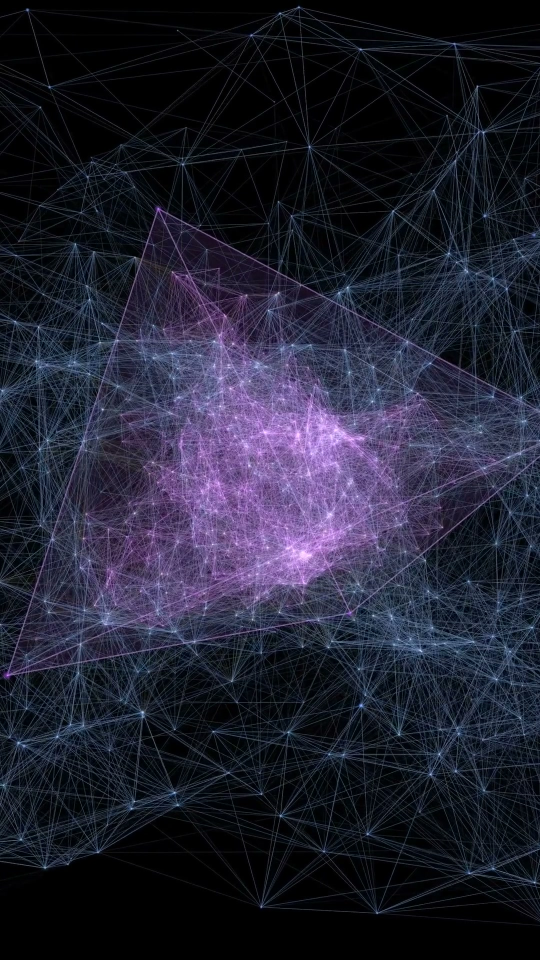
#> input picture media/gnosis/shorts/thumbnails/gnosis-clean-08s.jpg, 1080 x 1920 px, given in place of raw-clean-20s.png, which was not available (shown at 1/2 size)
$ python generate-editorial-covers.py
#> lines starting #> are read from the running program, lines starting #| are printed output that depends on the picture; pictures that were not available may be replaced by others from this repository, and a replacement may not be noted
import os
import subprocess
from PIL import Image, ImageFilter, ImageEnhance, ImageDraw, ImageFont

os.makedirs("media/gnosis/shorts/thumbnails", exist_ok=True)

# 1. Ensure we have the clean frame from 20s
raw_frame_path = "media/gnosis/shorts/thumbnails/raw-clean-20s.png"
if not os.path.exists(raw_frame_path):
    subprocess.run([
        "ffmpeg", "-ss", "00:00:20.000", "-i", "media/gnosis/shorts/gnosis-short-bg.mp4",
        "-frames:v", "1", "-pix_fmt", "rgb24", raw_frame_path, "-y"
    ], check=True, stdout=subprocess.DEVNULL, stderr=subprocess.DEVNULL)
#> (this line was passed over: subprocess is not available in this run)

fg_img = Image.open(raw_frame_path).convert("RGBA")

# Resize for 1280x720 composition
fg_center = fg_img.resize((405, 720), Image.Resampling.LANCZOS)

# Background blurred wings
bg_img = fg_img.resize((1280, 2275), Image.Resampling.LANCZOS)
crop_top = (2275 - 720) // 2
bg_cropped = bg_img.crop((0, crop_top, 1280, crop_top + 720))
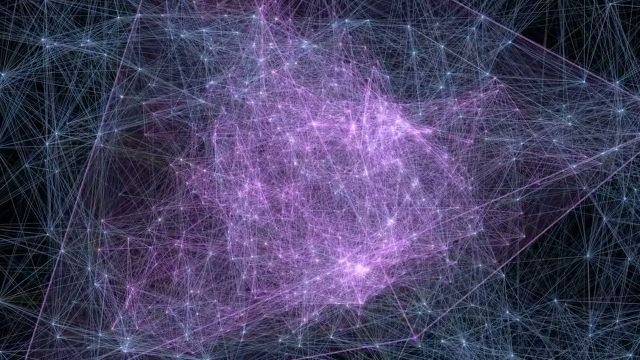
#> bg_cropped: PIL image 1280x720 RGBA (shown at 1/2 size); mean R, G, B, A 72, 66.4, 100.6, 255
bg_blurred = bg_cropped.filter(ImageFilter.GaussianBlur(radius=35))
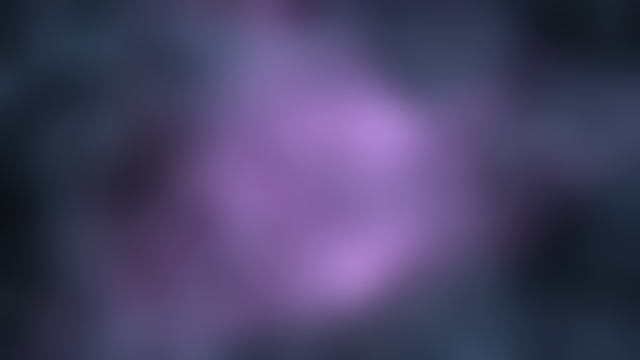
#> bg_blurred: PIL image 1280x720 RGBA (shown at 1/2 size); mean R, G, B, A 71.9, 66.2, 100.4, 255
enhancer = ImageEnhance.Brightness(bg_blurred)
bg_dark = enhancer.enhance(0.40)
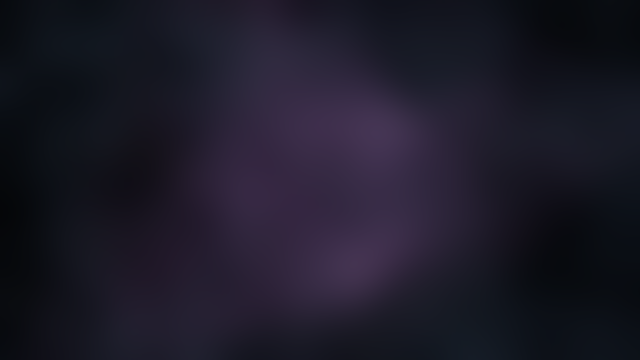
#> bg_dark: PIL image 1280x720 RGBA (shown at 1/2 size); mean R, G, B, A 28.3, 26.1, 39.7, 255

# Base composite
base_composite = bg_dark.copy()
paste_x = (1280 - 405) // 2
base_composite.paste(fg_center, (paste_x, 0))
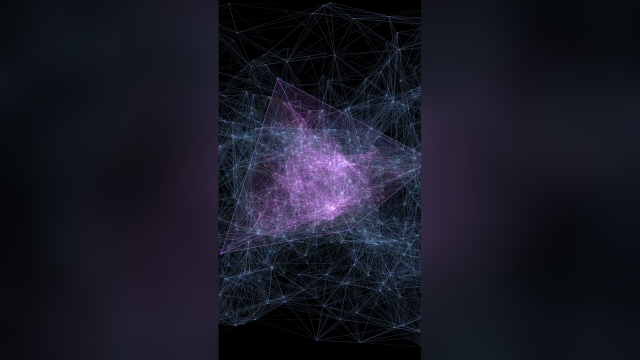
#> base_composite: PIL image 1280x720 RGBA (shown at 1/2 size); mean R, G, B, A 24.6, 25, 37, 255

# Fonts
# Try finding Outfit or Avenir or Helvetica or Arial
font_paths = [
    "/System/Library/Fonts/Supplemental/Avenir Next.ttc",
    "/System/Library/Fonts/Avenir Next.ttc",
    "/System/Library/Fonts/Supplemental/Arial Bold.ttf",
    "/System/Library/Fonts/Helvetica.ttc",
]
bold_font_path = None
for p in font_paths:
    if os.path.exists(p):
        bold_font_path = p
        break

def draw_rings(draw, cx, cy, color=(127, 212, 245, 230)):
    # 4 concentric circles
    for r in [4, 8, 12, 16]:
        draw.ellipse([cx - r, cy - r, cx + r, cy + r], outline=color, width=2)

def generate_cover(lang, badge_text, title_lines, sub_text, out_path):
#> called with lang = 'es', badge_text = '• GEOMETRÍA SAGRADA · 432 HZ', sub_text = 'INTEGRACIÓN · 432 HZ'
    img = base_composite.copy()
    overlay = Image.new("RGBA", img.size, (0, 0, 0, 0))
#> overlay: PIL image 1280x720 RGBA; every value is 0
    draw = ImageDraw.Draw(overlay)

    cx = 1280 // 2  # 640

    # 1. Brand Pill (y ~ 190)
    pill_w, pill_h = 136, 32
    pill_x0 = cx - pill_w // 2
    pill_y0 = 180
    pill_x1 = pill_x0 + pill_w
    pill_y1 = pill_y0 + pill_h

    # Pill background + border
    draw.rounded_rectangle([pill_x0, pill_y0, pill_x1, pill_y1], radius=16, fill=(11, 14, 26, 210), outline=(127, 212, 245, 120), width=1)
    # Ring icon
    draw_rings(draw, pill_x0 + 20, pill_y0 + 16)
    # Pill text
    try:
        font_pill = ImageFont.truetype(bold_font_path, 13)
    except:
        font_pill = ImageFont.load_default()
    draw.text((pill_x0 + 44, pill_y0 + 7), "DEPH · 04", font=font_pill, fill=(242, 251, 255, 240))

    # 2. Editorial Glass Card (y ~ 240)
    card_w, card_h = 330, 145
    card_x0 = cx - card_w // 2
    card_y0 = 230
    card_x1 = card_x0 + card_w
    card_y1 = card_y0 + card_h

    # Card background + purple border
    draw.rounded_rectangle([card_x0, card_y0, card_x1, card_y1], radius=18, fill=(11, 14, 26, 185), outline=(168, 85, 247, 130), width=2)
    # Top inner bevel highlight
    draw.line([card_x0 + 18, card_y0 + 1, card_x1 - 18, card_y0 + 1], fill=(255, 255, 255, 60), width=1)

    # A) Category badge
    try:
        font_badge = ImageFont.truetype(bold_font_path, 11)
    except:
        font_badge = ImageFont.load_default()
    badge_bbox = draw.textbbox((0, 0), badge_text, font=font_badge)
#> badge_bbox = (0, 1, 184, 11)
    badge_w = badge_bbox[2] - badge_bbox[0]
#> badge_w = 184
    draw.text((cx - badge_w // 2, card_y0 + 16), badge_text, font=font_badge, fill=(127, 212, 245, 230))

    # B) Title Lines (bold uppercase)
    try:
        font_title = ImageFont.truetype(bold_font_path, 14)
    except:
        font_title = ImageFont.load_default()

    line_y = card_y0 + 42
    for line in title_lines:
        line_bbox = draw.textbbox((0, 0), line, font=font_title)
        lw = line_bbox[2] - line_bbox[0]
        # Text shadow
        draw.text((cx - lw // 2 + 1, line_y + 1), line, font=font_title, fill=(0, 0, 0, 180))
        draw.text((cx - lw // 2, line_y), line, font=font_title, fill=(255, 255, 255, 255))
        line_y += 20
#> this loop made 2 passes
#> (line_bbox, lw) on passes 1 to 2: ((0, 3, 172, 16), 172), ((0, 3, 218, 13), 218)
#> after the loop, line_y = 312

    # C) Divider line
    div_w = 34
    div_y = line_y + 6
#> div_y = 318
    draw.line([cx - div_w // 2, div_y, cx + div_w // 2, div_y], fill=(127, 212, 245, 200), width=2)

    # D) Subtitle
    try:
        font_sub = ImageFont.truetype(bold_font_path, 10)
    except:
        font_sub = ImageFont.load_default()
    sub_bbox = draw.textbbox((0, 0), sub_text, font=font_sub)
#> sub_bbox = (0, 1, 115, 10)
    sw = sub_bbox[2] - sub_bbox[0]
#> sw = 115
    draw.text((cx - sw // 2, div_y + 10), sub_text, font=font_sub, fill=(165, 180, 252, 220))

    # Final composite
    final_img = Image.alpha_composite(img, overlay).convert("RGB")
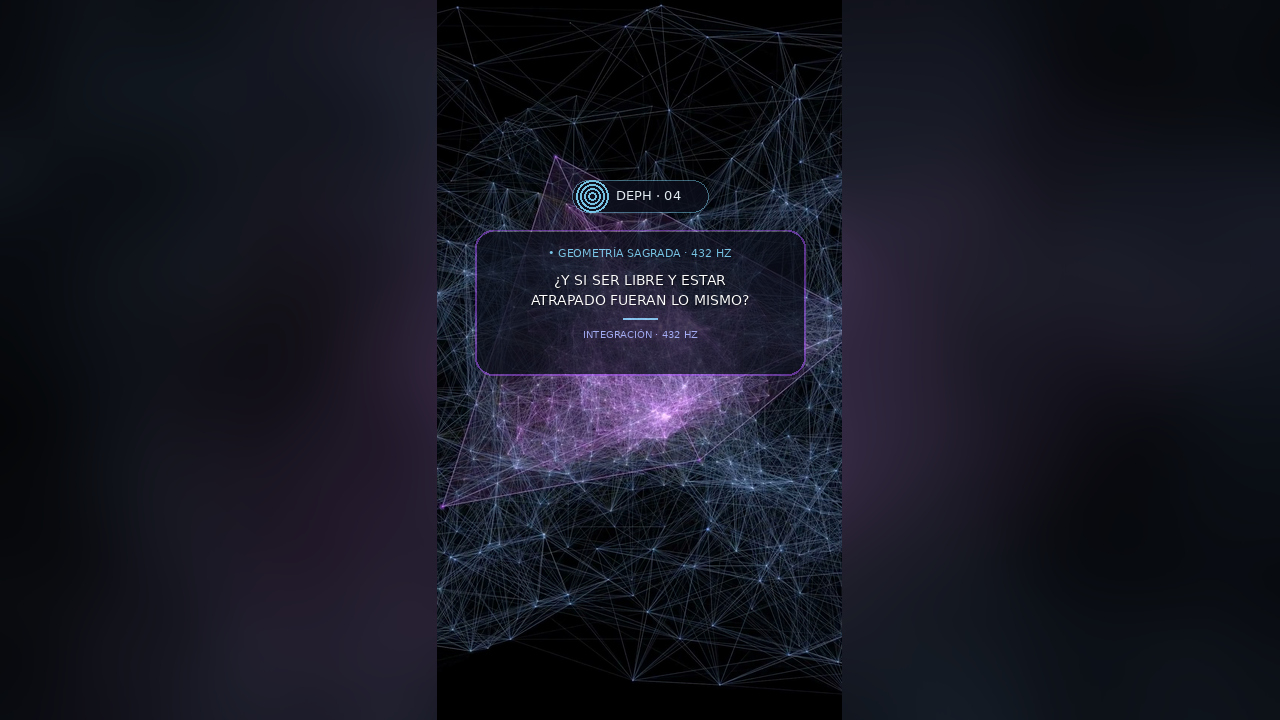
#> final_img: PIL image 1280x720 RGB; mean R, G, B 22.7, 23.5, 34.7
    final_img.save(out_path, "JPEG", quality=96)
    print(f"Generated {out_path}")

# ES Cover
generate_cover(
    "es",
    "• GEOMETRÍA SAGRADA · 432 HZ",
    ["¿Y SI SER LIBRE Y ESTAR", "ATRAPADO FUERAN LO MISMO?"],
    "INTEGRACIÓN · 432 HZ",
    "media/gnosis/shorts/thumbnails/gnosis-short-thumb-es.jpg"
)

# EN Cover
generate_cover(
    "en",
    "• SACRED GEOMETRY · 432 HZ",
    ["WHAT IF BEING FREE AND", "TRAPPED WERE THE SAME?"],
    "INTEGRATION · 432 HZ",
    "media/gnosis/shorts/thumbnails/gnosis-short-thumb-en.jpg"
)
#> the loop in generate_cover (call 2), `for line in title_lines:` made 2 passes
#> (line_bbox, lw) on passes 1 to 2: ((0, 3, 182, 13), 182), ((-1, 3, 193, 13), 194)

$ run again, on media/gnosis/shorts/thumbnails/gnosis-clean-15s.jpg
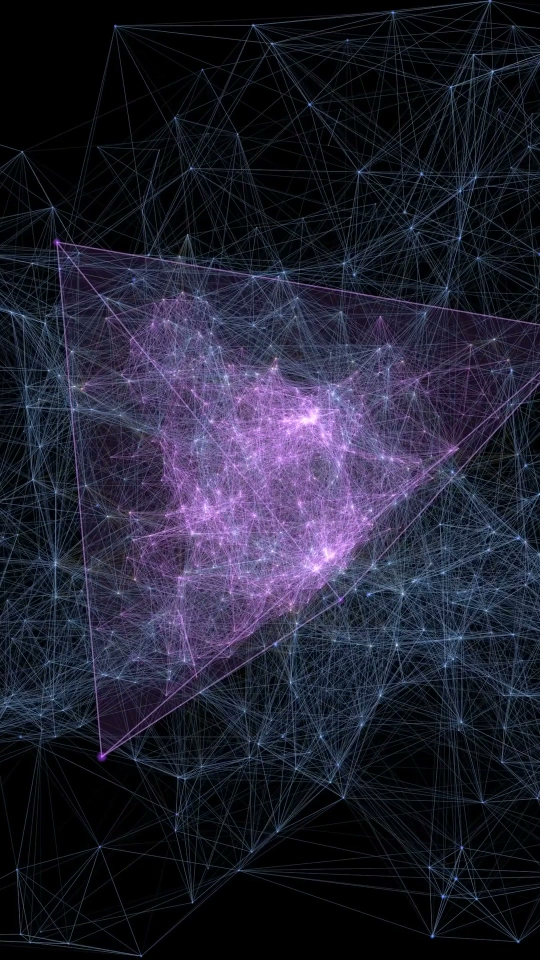
#> input picture media/gnosis/shorts/thumbnails/gnosis-clean-15s.jpg, 1080 x 1920 px, given in place of raw-clean-20s.png, which was not available (shown at 1/2 size)
#> `bg_blurred = bg_cropped.filter(ImageFilter.GaussianBlur(radius=35))`:
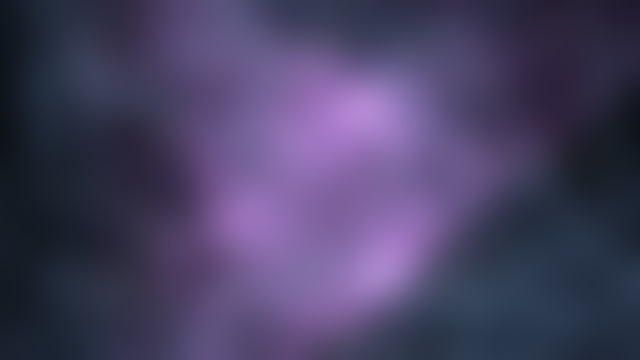
#> bg_blurred: PIL image 1280x720 RGBA (shown at 1/2 size); mean R, G, B, A 72.3, 65.3, 99.4, 255
#> overlay: PIL image 1280x720 RGBA; every value is 0
#> badge_bbox = (0, 1, 184, 11)
#> badge_w = 184
#> the loop in generate_cover, `for line in title_lines:` made 2 passes
#> (line_bbox, lw) on passes 1 to 2: ((0, 3, 172, 16), 172), ((0, 3, 218, 13), 218)
#> after the loop in generate_cover, `for line in title_lines:`: line_y = 312
#> div_y = 318
#> sub_bbox = (0, 1, 115, 10)
#> sw = 115
#> in generate_cover, `final_img = Image.alpha_composite(img, overlay).convert("RGB")`:
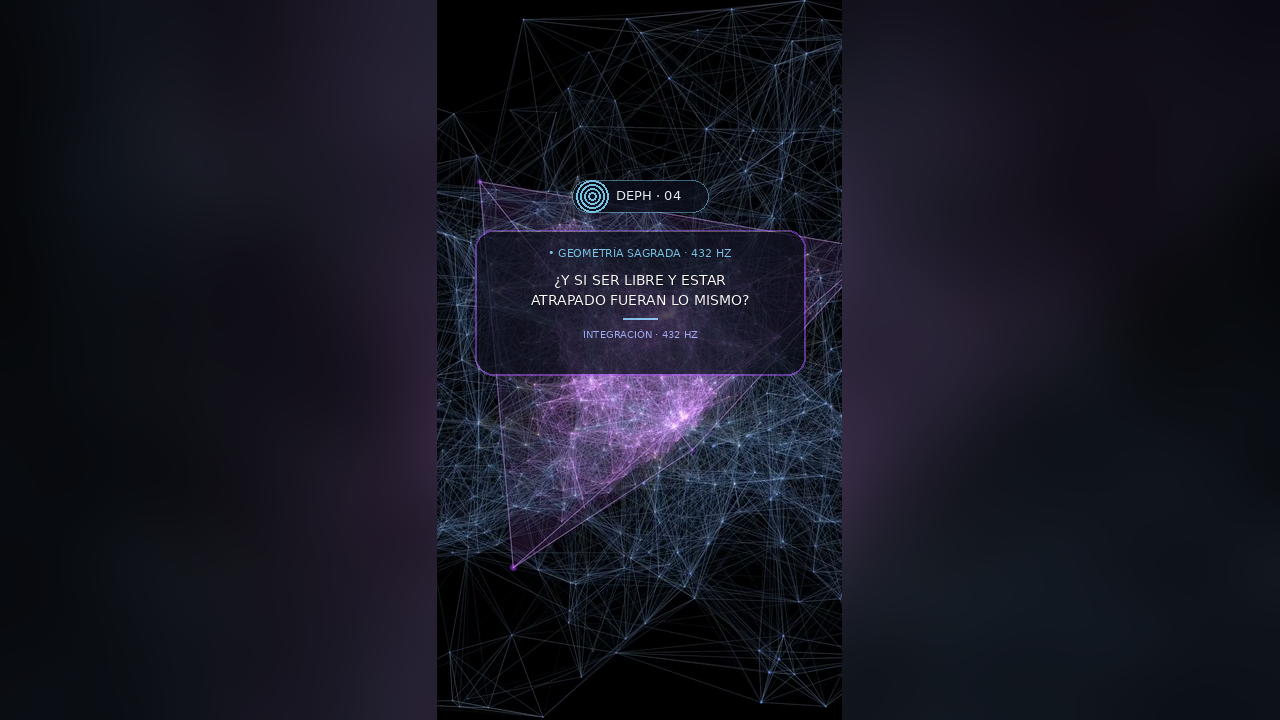
#> final_img: PIL image 1280x720 RGB; mean R, G, B 22.5, 22.8, 33.9
#> the loop in generate_cover (call 2), `for line in title_lines:` made 2 passes
#> (line_bbox, lw) on passes 1 to 2: ((0, 3, 182, 13), 182), ((-1, 3, 193, 13), 194)

$ run again, on media/gnosis/shorts/thumbnails/gnosis-clean-20s.jpg
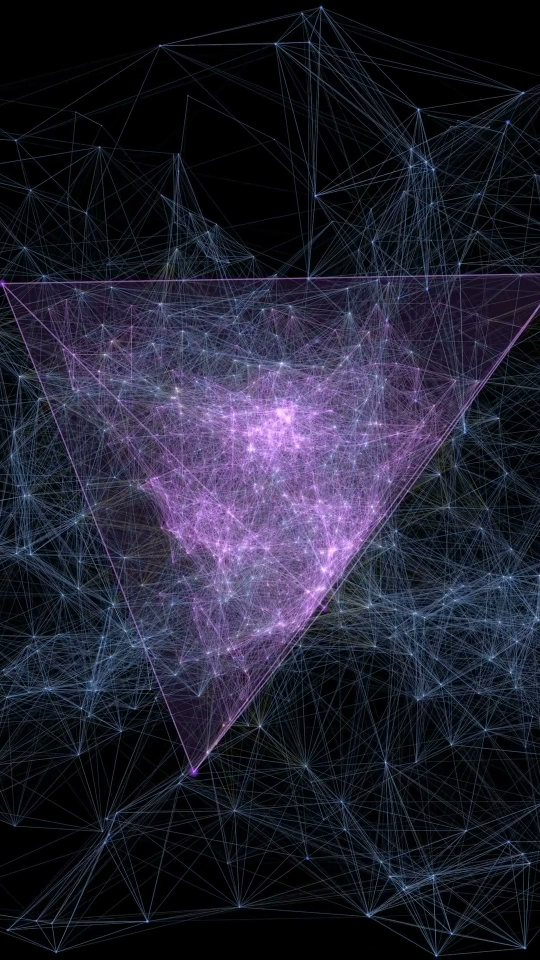
#> input picture media/gnosis/shorts/thumbnails/gnosis-clean-20s.jpg, 1080 x 1920 px, given in place of raw-clean-20s.png, which was not available (shown at 1/2 size)
#> `bg_blurred = bg_cropped.filter(ImageFilter.GaussianBlur(radius=35))`:
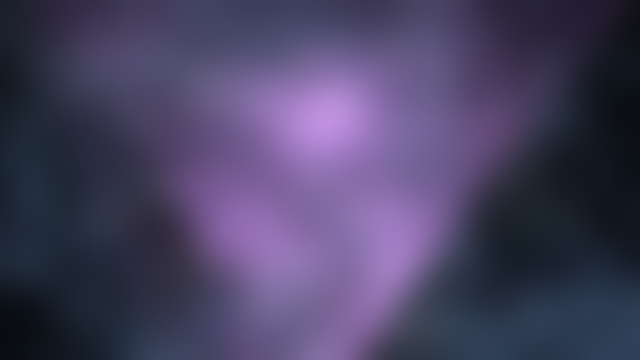
#> bg_blurred: PIL image 1280x720 RGBA (shown at 1/2 size); mean R, G, B, A 72.5, 66.2, 98.5, 255
#> overlay: PIL image 1280x720 RGBA; every value is 0
#> badge_bbox = (0, 1, 184, 11)
#> badge_w = 184
#> the loop in generate_cover, `for line in title_lines:` made 2 passes
#> (line_bbox, lw) on passes 1 to 2: ((0, 3, 172, 16), 172), ((0, 3, 218, 13), 218)
#> after the loop in generate_cover, `for line in title_lines:`: line_y = 312
#> div_y = 318
#> sub_bbox = (0, 1, 115, 10)
#> sw = 115
#> in generate_cover, `final_img = Image.alpha_composite(img, overlay).convert("RGB")`:
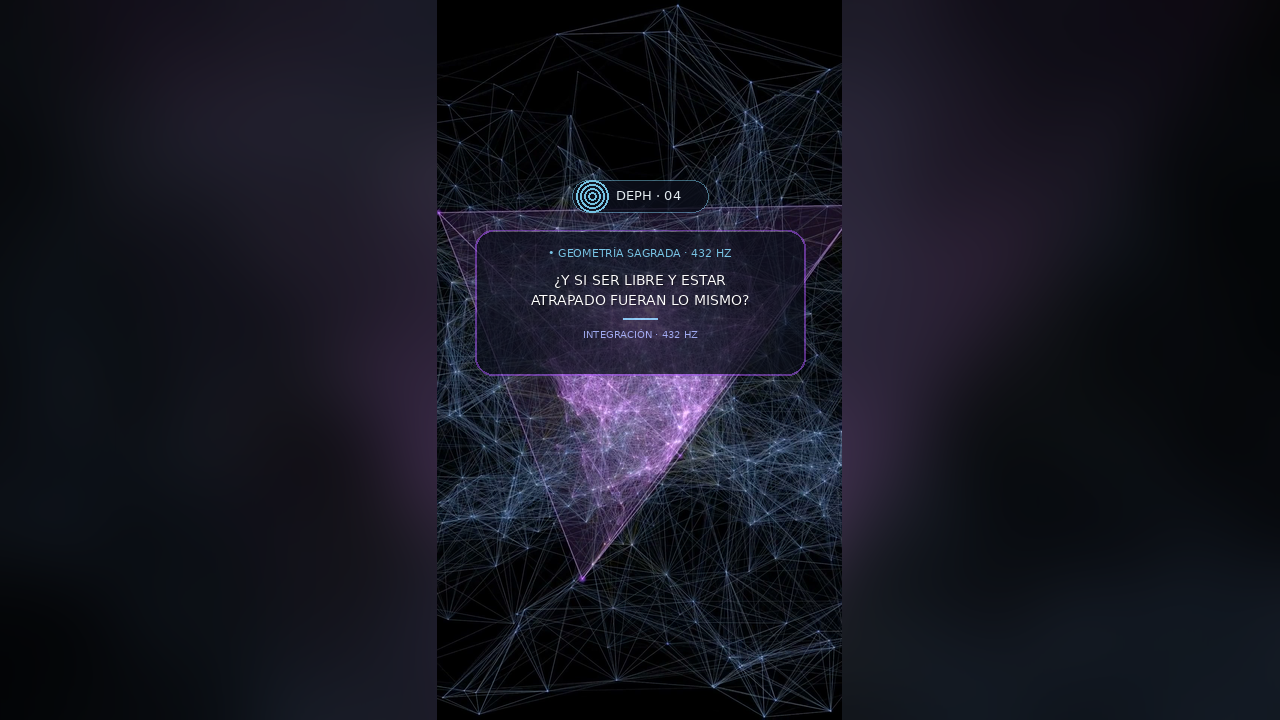
#> final_img: PIL image 1280x720 RGB; mean R, G, B 22, 22.5, 32.8
#> the loop in generate_cover (call 2), `for line in title_lines:` made 2 passes
#> (line_bbox, lw) on passes 1 to 2: ((0, 3, 182, 13), 182), ((-1, 3, 193, 13), 194)
